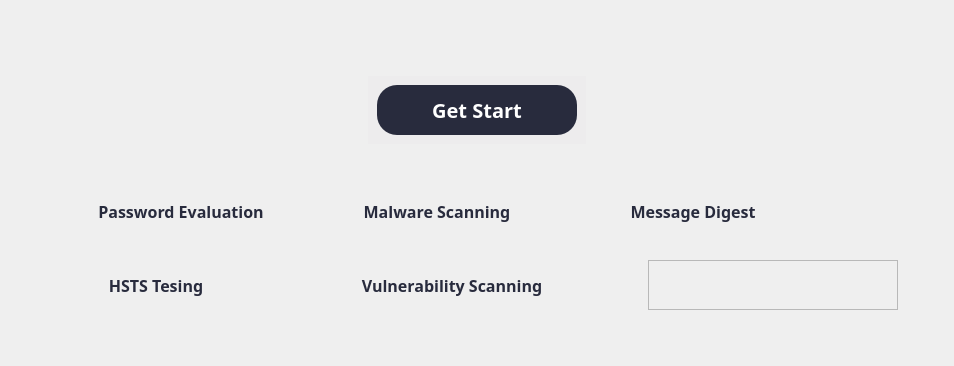
        <widget class="QWidget" name="startpage">
         <layout class="QHBoxLayout" name="horizontalLayout_3">
          <item>
           <widget class="QWidget" name="widget" native="true">
            <layout class="QHBoxLayout" name="horizontalLayout_4">
             <item>
              <widget class="QWidget" name="widget_2" native="true">
               <layout class="QVBoxLayout" name="verticalLayout">
                <item>
                 <widget class="QWidget" name="widget_4" native="true">
                  <layout class="QVBoxLayout" name="verticalLayout_2">
                   <item alignment="Qt::AlignHCenter">
                    <widget class="QWidget" name="widget_102" native="true">
                     <layout class="QVBoxLayout" name="verticalLayout_64">
                      <item>
                       <widget class="QLabel" name="image_startpage">
                        <property name="minimumSize">
                         <size>
                          <width>500</width>
                          <height>0</height>
                         </size>
                        </property>
                        <property name="maximumSize">
                         <size>
                          <width>1000</width>
                          <height>16777215</height>
                         </size>
                        </property>
                        <property name="text">
                         <string/>
                        </property>
                        <property name="pixmap">
                         <pixmap>../images/main.png</pixmap>
                        </property>
                        <property name="scaledContents">
                         <bool>true</bool>
                        </property>
                       </widget>
                      </item>
                     </layout>
                    </widget>
                   </item>
                   <item alignment="Qt::AlignHCenter|Qt::AlignTop">
                    <widget class="QWidget" name="widget_5" native="true">
                     <property name="styleSheet">
                      <string notr="true">background-color: rgb(237, 236, 237);</string>
                     </property>
                     <layout class="QHBoxLayout" name="horizontalLayout_5">
                      <item>
                       <widget class="QPushButton" name="btn_getStart">
                        <property name="minimumSize">
                         <size>
                          <width>200</width>
                          <height>50</height>
                         </size>
                        </property>
                        <property name="maximumSize">
                         <size>
                          <width>200</width>
                          <height>50</height>
                         </size>
                        </property>
                        <property name="font">
                         <font>
                          <family>Bahnschrift SemiBold</family>
                          <pointsize>15</pointsize>
                          <weight>75</weight>
                          <bold>true</bold>
                         </font>
                        </property>
                        <property name="cursor">
                         <cursorShape>PointingHandCursor</cursorShape>
                        </property>
                        <property name="styleSheet">
                         <string notr="true">QPushButton {    
	background-color: rgba(40,43,61,255);
	color: rgb(255, 255, 255);
    border-radius: 20px;
    padding: 5px 10px;
}

QPushButton:hover {
    
}
</string>
                        </property>
                        <property name="text">
                         <string>Get Start</string>
                        </property>
                        <property name="iconSize">
                         <size>
                          <width>40</width>
                          <height>40</height>
                         </size>
                        </property>
                       </widget>
                      </item>
                     </layout>
                    </widget>
                   </item>
                  </layout>
                 </widget>
                </item>
                <item>
                 <widget class="QWidget" name="widget_6" native="true">
                  <layout class="QVBoxLayout" name="verticalLayout_3">
                   <item>
                    <widget class="QWidget" name="widget_7" native="true">
                     <layout class="QVBoxLayout" name="verticalLayout_32">
                      <item alignment="Qt::AlignLeft">
                       <widget class="QWidget" name="widget_90" native="true">
                        <layout class="QHBoxLayout" name="horizontalLayout_6">
                         <item>
                          <widget class="QPushButton" name="show_password">
                           <property name="minimumSize">
                            <size>
                             <width>250</width>
                             <height>50</height>
                            </size>
                           </property>
                           <property name="maximumSize">
                            <size>
                             <width>250</width>
                             <height>50</height>
                            </size>
                           </property>
                           <property name="font">
                            <font>
                             <family>Bahnschrift SemiBold</family>
                             <pointsize>12</pointsize>
                             <weight>75</weight>
                             <bold>true</bold>
                            </font>
                           </property>
                           <property name="styleSheet">
                            <string notr="true">QPushButton {    

    border-radius: 20px;
    padding: 5px 10px;
	color: rgba(40,43,61,255) ;
}

QPushButton:hover {
    background-color: ;
}
</string>
                           </property>
                           <property name="text">
                            <string>Password Evaluation</string>
                           </property>
                           <property name="icon">
                            <iconset>
                             <normaloff>../icons/icon-password.png</normaloff>../icons/icon-password.png</iconset>
                           </property>
                           <property name="iconSize">
                            <size>
                             <width>45</width>
                             <height>45</height>
                            </size>
                           </property>
                          </widget>
                         </item>
                         <item>
                          <widget class="QPushButton" name="show_malware">
                           <property name="minimumSize">
                            <size>
                             <width>250</width>
                             <height>50</height>
                            </size>
                           </property>
                           <property name="maximumSize">
                            <size>
                             <width>250</width>
                             <height>50</height>
                            </size>
                           </property>
                           <property name="font">
                            <font>
                             <family>Bahnschrift SemiBold</family>
                             <pointsize>12</pointsize>
                             <weight>75</weight>
                             <bold>true</bold>
                            </font>
                           </property>
                           <property name="styleSheet">
                            <string notr="true">QPushButton {    
 
    border-radius: 20px;
    padding: 5px 10px;
	color: rgba(40,43,61,255) ;
}

QPushButton:hover {
    background-color: ;
}
</string>
                           </property>
                           <property name="text">
                            <string>Malware Scanning</string>
                           </property>
                           <property name="icon">
                            <iconset>
                             <normaloff>../icons/icon-malware.png</normaloff>../icons/icon-malware.png</iconset>
                           </property>
                           <property name="iconSize">
                            <size>
                             <width>35</width>
                             <height>35</height>
                            </size>
                           </property>
                          </widget>
                         </item>
                         <item>
                          <widget class="QPushButton" name="show_digest">
                           <property name="minimumSize">
                            <size>
                             <width>250</width>
                             <height>50</height>
                            </size>
                           </property>
                           <property name="maximumSize">
                            <size>
                             <width>250</width>
                             <height>50</height>
                            </size>
                           </property>
                           <property name="font">
                            <font>
                             <family>Bahnschrift SemiBold</family>
                             <pointsize>12</pointsize>
                             <weight>75</weight>
                             <bold>true</bold>
                            </font>
                           </property>
                           <property name="styleSheet">
                            <string notr="true">QPushButton {    

    border-radius: 20px;
    padding: 5px 10px;
    color: rgba(40,43,61,255) ;
}

QPushButton:hover {
    background-color: ;
}
</string>
                           </property>
                           <property name="text">
                            <string>Message Digest</string>
                           </property>
                           <property name="icon">
                            <iconset>
                             <normaloff>../icons/icon-digest.png</normaloff>../icons/icon-digest.png</iconset>
                           </property>
                           <property name="iconSize">
                            <size>
                             <width>35</width>
                             <height>35</height>
                            </size>
                           </property>
                          </widget>
                         </item>
                        </layout>
                       </widget>
                      </item>
                      <item alignment="Qt::AlignLeft">
                       <widget class="QWidget" name="widget_3" native="true">
                        <layout class="QHBoxLayout" name="horizontalLayout_40">
                         <item alignment="Qt::AlignLeft">
                          <widget class="QPushButton" name="show_https">
                           <property name="minimumSize">
                            <size>
                             <width>200</width>
                             <height>50</height>
                            </size>
                           </property>
                           <property name="maximumSize">
                            <size>
                             <width>200</width>
                             <height>50</height>
                            </size>
                           </property>
                           <property name="font">
                            <font>
                             <family>Bahnschrift SemiBold</family>
                             <pointsize>12</pointsize>
                             <weight>75</weight>
                             <bold>true</bold>
                            </font>
                           </property>
                           <property name="styleSheet">
                            <string notr="true">QPushButton {    

    border-radius: 20px;
    padding: 5px 10px;
	color: rgba(40,43,61,255) ;
}

QPushButton:hover {
    background-color: ;
}
</string>
                           </property>
                           <property name="text">
                            <string>HSTS Tesing</string>
                           </property>
                           <property name="icon">
                            <iconset>
                             <normaloff>../icons/icon-hsts.png</normaloff>../icons/icon-hsts.png</iconset>
                           </property>
                           <property name="iconSize">
                            <size>
                             <width>35</width>
                             <height>35</height>
                            </size>
                           </property>
                          </widget>
                         </item>
                         <item>
                          <widget class="QPushButton" name="show_vulner">
                           <property name="minimumSize">
                            <size>
                             <width>380</width>
                             <height>50</height>
                            </size>
                           </property>
                           <property name="maximumSize">
                            <size>
                             <width>380</width>
                             <height>50</height>
                            </size>
                           </property>
                           <property name="font">
                            <font>
                             <family>Bahnschrift SemiBold</family>
                             <pointsize>12</pointsize>
                             <weight>75</weight>
                             <bold>true</bold>
                            </font>
                           </property>
                           <property name="styleSheet">
                            <string notr="true">QPushButton {    

    border-radius: 20px;
    padding: 5px 10px;
	color: rgba(40,43,61,255) ;
}

QPushButton:hover {
    background-color: ;
}
</string>
                           </property>
                           <property name="text">
                            <string>Vulnerability Scanning</string>
                           </property>
                           <property name="icon">
                            <iconset>
                             <normaloff>../icons/icon-vulner.png</normaloff>../icons/icon-vulner.png</iconset>
                           </property>
                           <property name="iconSize">
                            <size>
                             <width>35</width>
                             <height>45</height>
                            </size>
                           </property>
                          </widget>
                         </item>
                         <item>
                          <widget class="QFrame" name="frame_2">
                           <property name="minimumSize">
                            <size>
                             <width>250</width>
                             <height>50</height>
                            </size>
                           </property>
                           <property name="maximumSize">
                            <size>
                             <width>250</width>
                             <height>50</height>
                            </size>
                           </property>
                           <property name="frameShape">
                            <enum>QFrame::StyledPanel</enum>
                           </property>
                           <property name="frameShadow">
                            <enum>QFrame::Raised</enum>
                           </property>
                          </widget>
                         </item>
                        </layout>
                       </widget>
                      </item>
                     </layout>
                    </widget>
                   </item>
                  </layout>
                 </widget>
                </item>
               </layout>
              </widget>
             </item>
            </layout>
           </widget>
          </item>
         </layout>
        </widget>
